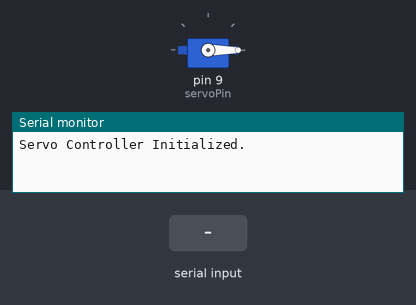
This sketch was run on a simulated Arduino Uno, built with avr-gcc and run on an emulated ATmega328P. On the bench: servo, the last lines printed to the serial monitor. The test bench sets the inputs (shaded band).

Above: at 1.2 s.
1.3 s: "1" received over Serial
At 2.6 s:
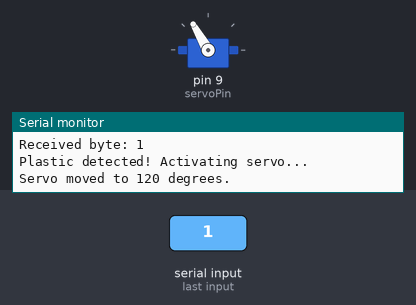
4.3 s: "0" received over Serial
Timing chart, 0 to 7.3 s (numbered marks = the images above; inputs shaded):
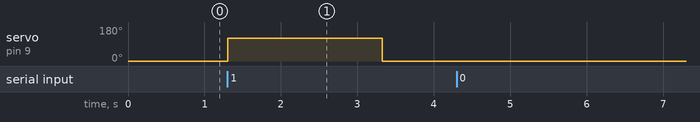

Measured:
- after the input at 1.3 s, servo on pin 9 (servoPin): 0° → 120° at once, → 0° 2.0 s later

The sketch:

grabbing.ino
```cpp
#include <Servo.h>

const int servoPin = 9;

const int OPEN_POSITION = 120;
const int CLOSED_POSITION = 0;


const unsigned long HOLD_DURATION = 2000;

const unsigned long BAUD_RATE = 9600;

const char PLASTIC_DETECTED_SIGNAL = '1';


Servo myServo;

void setup() {
  Serial.begin(BAUD_RATE);
  myServo.attach(servoPin);
  myServo.write(CLOSED_POSITION);
  #if defined(ARDUINO_SAM_DUE)
    while (!Serial);
  #endif

  Serial.println("Servo Controller Initialized.");
}

void loop() {
  if (Serial.available() > 0) {
    char incomingByte = Serial.read();
    Serial.print("Received byte: ");
    Serial.println(incomingByte);
    if (incomingByte == PLASTIC_DETECTED_SIGNAL) {
      Serial.println("Plastic detected! Activating servo...");
      myServo.write(OPEN_POSITION);
      Serial.print("Servo moved to ");
      Serial.print(OPEN_POSITION);
      Serial.println(" degrees.");
      delay(HOLD_DURATION);
      myServo.write(CLOSED_POSITION);
      Serial.print("Servo moved back to ");
      Serial.print(CLOSED_POSITION);
      Serial.println(" degrees.");

      Serial.println("Servo operation complete.");
    }
    else {
      Serial.print("Unknown signal received: ");
      Serial.println(incomingByte);
    }
  }
  delay(10);
}
```
